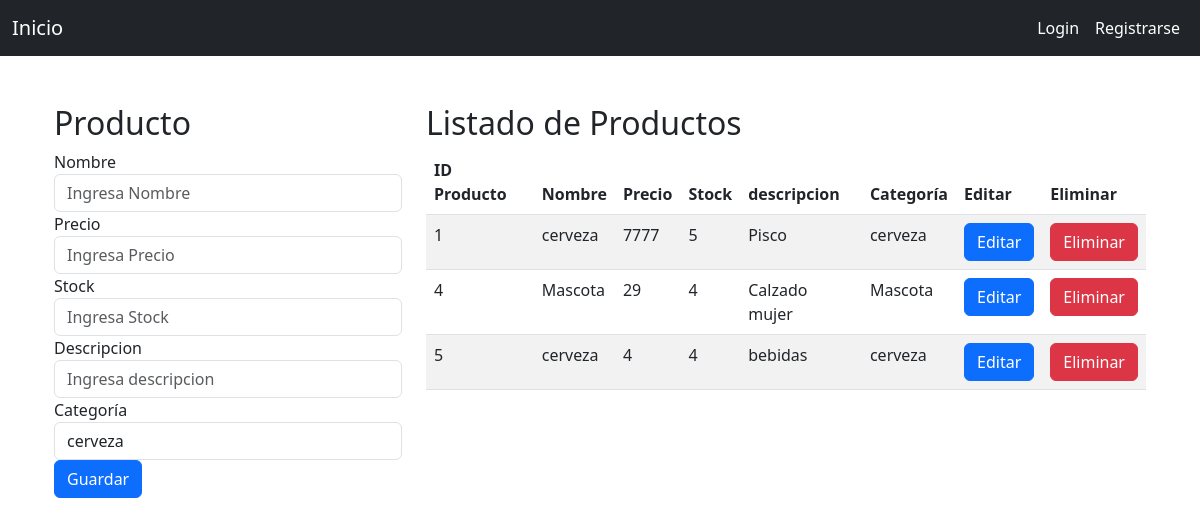
/productos/, run on the app's committed database.
### productos/models.py (models this page shows, shortened)
class Productos(models.Model):
    id_producto = models.AutoField(primary_key=True)
    nombre = models.CharField(max_length=20)
    precio = models.IntegerField(default=0)
    stock = models.IntegerField(default=0)
    descripcion = models.CharField(max_length=20)
    categoria = models.ForeignKey(Categoria,on_delete=models.CASCADE)

### categorias/models.py (models this page shows)
class Categoria(models.Model):
    id_categoria = models.AutoField(primary_key=True)
    nombre = models.CharField(max_length=100)
    def __str__(self):
        return self.nombre

### productos/views.py (the view)
# urls.py: path('',views.Listar_producto, name="Listar_producto"), # Ruta para la vista que lista los productos
def Listar_producto(request):
    try:
        producto = Productos.objects.all()
        categoria=Categoria.objects.all()
        return render (request,'listar_producto.html', context={'productos':producto,'categoria':categoria})
    except Exception as e:
            messages.error(request, e)

### productos/templates/listar_producto.html (shortened to what this page needs)
{% extends 'base.html' %}
{% block content %}
<div class="container mt-5">
    <div class="row">
        <div class="col-md-4">
            <h2>Producto</h2>
            <form action="Guardar_producto/" method="POST">
                <div class="form-group">
                    <label for="nombre">Nombre</label>
                    <input type="text" class="form-control" id="nombre" name="nombre" placeholder="Ingresa Nombre" required>
                </div>
                <div class="form-group">
                    <label for="precio">Precio</label>
                    <input type="number" class="form-control" id="precio" name="precio" placeholder="Ingresa Precio">
                </div>
                <div class="form-group">
                    <label for="stock">Stock</label>
                    <input type="number" class="form-control" id="stock" name="stock" placeholder="Ingresa Stock" required>
                </div>
                <div class="form-group">
                    <label for="descripcion">Descripcion</label>
                    <input type="text" class="form-control" id="descripcion" name="descripcion" placeholder="Ingresa descripcion" required>
                </div>
                <div class="form-group">
                    <label for="categoria">Categoría</label>
                    <select class="form-control" id="categoria" name="categoria" required>
                        {% for categorias in categoria %}
                        <option value="{{ categorias.id_categoria }}">{{ categorias.nombre }}</option>
                        {% endfor %}
                    </select>
                </div>
                <button type="submit" class="btn btn-primary">Guardar</button>
            </form>
        </div>
        <div class="col-md-8">
            <h2>Listado de Productos</h2>
            <div class="table-responsive">
                <table class="table table-striped">
                    <thead>
                        <tr>
                            <th scope="col">ID Producto</th>
                            <th scope="col">Nombre</th>
                            <th scope="col">Precio</th>
                            <th scope="col">Stock</th>
                            <th scope="col">descripcion</th>
                            <th scope="col">Categoría</th>
                            <th scope="col">Editar</th>
                            <th scope="col">Eliminar</th>
                        </tr>
                    </thead>
                    <tbody>
                        {% for producto in productos %}
                        <tr>
                            <td>{{ producto.id_producto }}</td>
                            <td>{{ producto.nombre }}</td>
                            <td>{{ producto.precio }}</td>
                            <td>{{ producto.stock }}</td>
                            <td>{{ producto.descripcion}}</td>
                            <td>{{ producto.categoria }}</td>
                            <td class="text-center">
                                <a href="Editar_producto/{{ producto.id_producto }}" class="btn btn-primary btn-md">Editar</a>
                            </td>
                            <td class="text-center">
                                <a href="Eliminar_producto/{{ producto.id_producto }}" class="btn btn-danger btn-md">Eliminar</a>
                            </td>
                        </tr>
                        {% endfor %}
                    </tbody>
                </table>
            </div>
        </div>
    </div>
</div>
{% endblock content %}

### templates/base.html (shortened to what this page needs)
<!DOCTYPE html>
<html lang="es">
<head>
    <link href="https://cdn.jsdelivr.net/npm/bootstrap@5.3.0/dist/css/bootstrap.min.css" rel="stylesheet">
</head>
<body>
<nav class="navbar navbar-expand-lg navbar-dark bg-dark">
    <div class="container-fluid">
        <a class="navbar-brand" href="{% url 'home' %}">Inicio</a>
        <div class="collapse navbar-collapse" id="navbarNav">
            {% if user.is_authenticated %}
            <ul class="navbar-nav me-auto">
                <li class="nav-item">
                    <a class="nav-link active" href="/productos">Producto</a>
                </li>
                <li class="nav-item">
                    <a class="nav-link active" href="/categorias">Categoría</a>
                </li>
                <li class="nav-item">
                    <a class="nav-link active" href="#">Carrito</a>
                </li>
            </ul>
            <ul class="navbar-nav ms-auto">
                <li class="nav-item d-flex align-items-center">
                    <span class="navbar-text me-2">
                        Bienvenido {{ user }}
                    </span>
                </li>
                <li class="nav-item">
                    <a class="nav-link active" href="/logout">logout</a>
                </li>
            </ul>
            {% else %}
            <ul class="navbar-nav ms-auto">
                <li class="nav-item">
                    <a class="nav-link active" href="/login">Login</a>
                </li>
                <li class="nav-item">
                    <a class="nav-link active" href="/registrarse">Registrarse</a>
                </li>
            </ul>
            {% endif %}
        </div>
    </div>
</nav>
<div class="container mt-4">
    {% block content %}
    {% endblock %}
</div>
</body>
</html>

### data on the page
Productos: id_producto "1", nombre "cerveza", precio "7777", stock "5", descripcion "Pisco", categoria "cerveza"
Productos: id_producto "4", nombre "Mascota", precio "29", stock "4", descripcion "Calzado mujer", categoria "Mascota"
Productos: id_producto "5", nombre "cerveza", precio "4", stock "4", descripcion "bebidas", categoria "cerveza"

### other printed values
form field categoria "cerveza"
